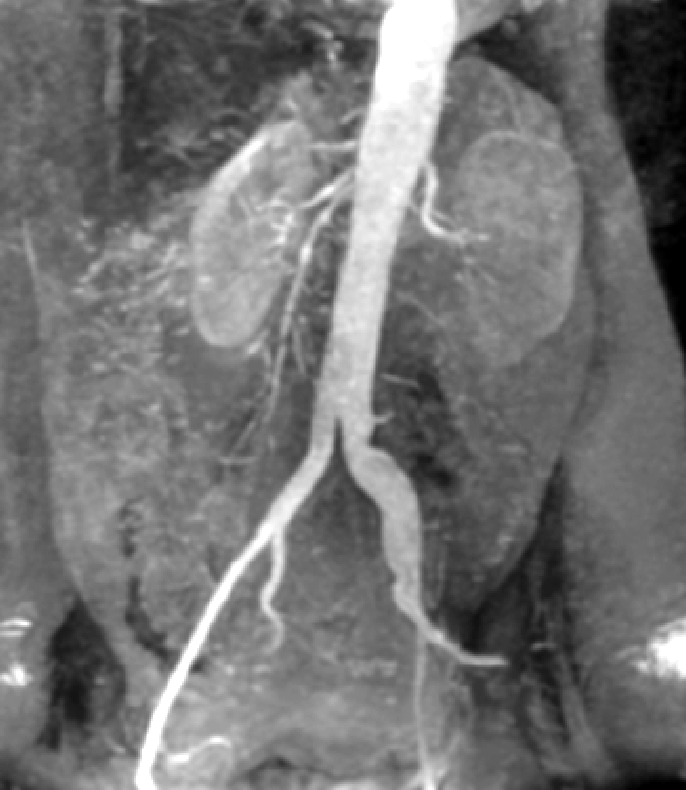
#> input picture Continuacao/kidney.png, 686 x 790 px
$ python app.py
#> lines starting #> are read from the running program, lines starting #| are printed output that depends on the picture; after the words box and inside, x2 and y2 are one past the last pixel; in counts of white or black regions, pixels touching at a corner belong together
import cv2
import numpy as np

# [71 lines left out: functions get8n, region_growing, on_mouse, not called in this run]

clicks = []
image = cv2.imread('kidney.png', 0)
#> image is the input picture: shape (790, 686); min 0, max 255, mean 115.1
ret, img = cv2.threshold(image, 170, 255, cv2.THRESH_BINARY)
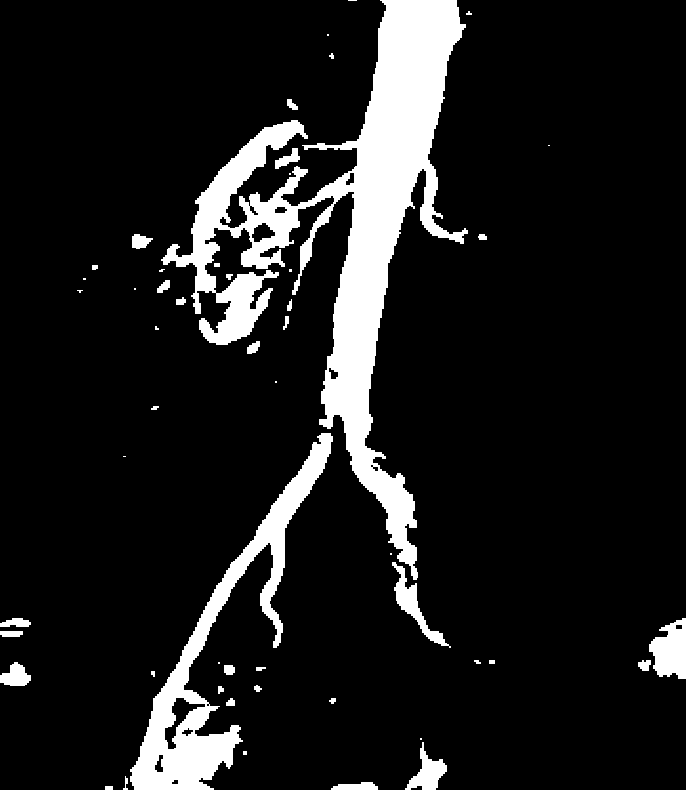
#> img: shape (790, 686); 11.5% white; 52 white regions (17 under 20 px), largest, box (x1, y1, x2, y2) and area: (161, 0, 468, 580) 42872, (130, 433, 333, 790) 12979, (649, 618, 686, 679) 1592
cv2.namedWindow('Input')
cv2.setMouseCallback('Input', on_mouse, 0, )
cv2.imshow('Input', img)
cv2.waitKey()
#> (the run stopped early here; a loop or call above may not have finished)
